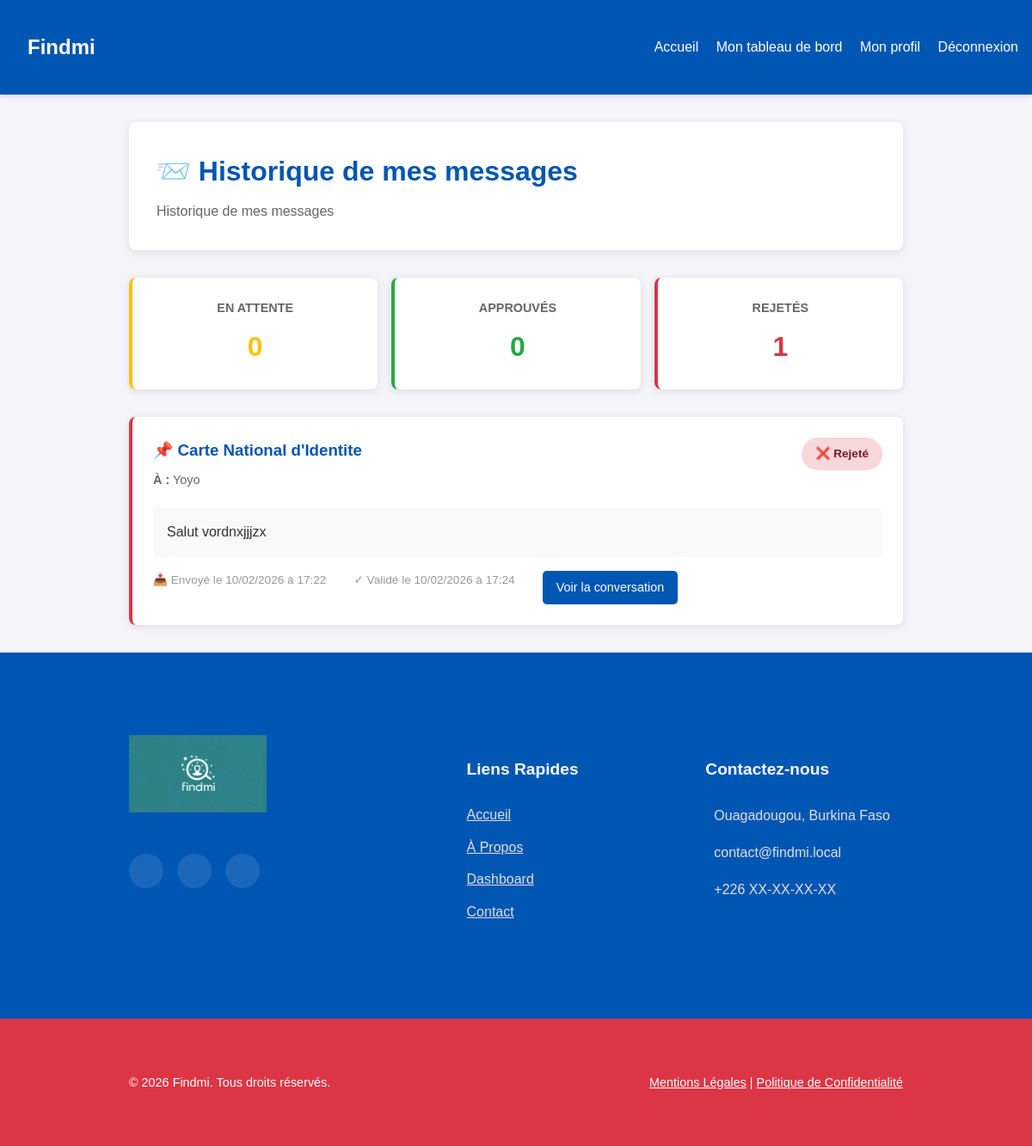
Page /historique_messages.php (signed in) on the committed database.
### tables this page shows
CREATE TABLE IF NOT EXISTS `messages` (
  `id_message` int NOT NULL AUTO_INCREMENT,
  `id_conversation` int NOT NULL,
  `id_utilisateur` int NOT NULL,
  `texte_message` text NOT NULL,
  `date_envoi` datetime NOT NULL DEFAULT CURRENT_TIMESTAMP,
  `valide_par_admin` tinyint(1) NOT NULL DEFAULT '0',
  `date_validation` datetime DEFAULT NULL,
  `id_validateur` int DEFAULT NULL,
  `est_rejete` tinyint(1) DEFAULT '0',
  PRIMARY KEY (`id_message`),
  KEY `id_conversation` (`id_conversation`),
  KEY `id_utilisateur` (`id_utilisateur`)
);

CREATE TABLE IF NOT EXISTS `annonces` (
  `id_annonce` int NOT NULL AUTO_INCREMENT,
  `titre` varchar(255) NOT NULL,
  `description` text,
  `type_annonce` enum('perdu','trouve') NOT NULL,
  `statut_annonce` enum('en_attente_validation','publiee','rejetee','retrouve','supprimee') NOT NULL DEFAULT 'en_attente_validation',
  `motif_rejet` text,
  `date_perte_trouve` date NOT NULL,
  `lieu_perte_trouve` varchar(255) NOT NULL,
  `nom_sur_document` varchar(150) DEFAULT NULL,
  `photo_url` varchar(255) DEFAULT NULL,
  `date_creation` datetime NOT NULL DEFAULT CURRENT_TIMESTAMP,
  `date_validation` datetime DEFAULT NULL,
  `id_utilisateur` int NOT NULL,
  `id_categorie` int NOT NULL,
  `id_validateur` int DEFAULT NULL,
  PRIMARY KEY (`id_annonce`),
  KEY `id_utilisateur` (`id_utilisateur`),
  KEY `id_categorie` (`id_categorie`)
);

CREATE TABLE IF NOT EXISTS `utilisateurs` (
  `id_utilisateur` int NOT NULL AUTO_INCREMENT,
  `nom` varchar(100) NOT NULL DEFAULT '',
  `email` varchar(155) NOT NULL,
  `mot_de_passe` varchar(200) NOT NULL,
  `telephone` varchar(20) NOT NULL,
  `role` enum('utilisateur','admin') NOT NULL DEFAULT 'utilisateur',
  `date_inscription` datetime NOT NULL DEFAULT CURRENT_TIMESTAMP,
  `est_actif` tinyint(1) NOT NULL DEFAULT '1',
  PRIMARY KEY (`id_utilisateur`),
  UNIQUE KEY `email` (`email`)
);

### core/i18n.php (called while the page is built, shortened)
<?php
$__i18n_lang = defined('DEFAULT_LANGUAGE') ? DEFAULT_LANGUAGE : ($_SESSION['lang'] ?? 'fr');
$__i18n_lang = in_array($__i18n_lang, ['fr','en']) ? $__i18n_lang : 'fr';
$__i18n_messages = [];
$langFile = __DIR__ . "/../lang/{$__i18n_lang}.php";
if (file_exists($langFile)) {
    $__i18n_messages = include $langFile;
}
if (!function_exists('t')) {
    function t(string $key, array $placeholders = []) {
        global $__i18n_messages;
        $msg = $__i18n_messages[$key] ?? $key;
        return $msg;
    }
}

### lang/fr.php (called while the page is built)
<?php
return [
    'home' => 'Accueil',
    'dashboard' => 'Mon tableau de bord',
    'profile' => 'Mon profil',
    'logout' => 'Déconnexion',
    'login' => 'Se connecter',
    'contact' => 'Contact',
    'save' => 'Enregistrer',
    'back' => 'Retour',
    'maintenance_message' => 'Le site est en maintenance, revenez plus tard.',
    'maintenance_title' => 'Nous serons bientôt de retour',
    'maintenance_contact_label' => 'Contact',
    'maintenance_button_home' => 'Retour à l\'accueil',
    'messages_history' => 'Historique de mes messages',
    'settings' => 'Paramètres',
    'admin' => 'Administration'
    , 'about' => 'À propos'
    , 'search' => 'Rechercher'
    , 'my_messages' => 'Mes messages'
    , 'hero_title' => 'Ne perdez plus espoir, retrouvez-les.'
    , 'hero_subtitle' => 'La plateforme citoyenne pour retrouver vos documents et proches.'
    , 'search_placeholder' => 'Rechercher une CNI, un passeport...'
    , 'login_prompt' => 'Connectez-vous maintenant !'
    , 'browse_listings' => 'Parcourir les annonces'
];

### historique_messages.php (the view, shortened to what this page needs)
<?php
require_once 'core/db_connect.php';
try {
    $pdo->exec("ALTER TABLE messages ADD COLUMN est_rejete TINYINT(1) DEFAULT 0");
} catch (Exception $e) {
}
$id_utilisateur = $_SESSION['id_utilisateur'];
$stmt = $pdo->prepare("
    SELECT m.id_message, m.texte_message, m.date_envoi, m.valide_par_admin, m.est_rejete,
           m.date_validation, a.titre as titre_annonce, a.id_annonce, conv.id_conversation,
           u.nom as nom_destinataire, u.email as email_destinataire
    FROM messages m
    JOIN conversations conv ON m.id_conversation = conv.id_conversation
    JOIN annonces a ON conv.id_annonce = a.id_annonce
    LEFT JOIN utilisateurs u ON (
        CASE
            WHEN m.id_utilisateur = conv.id_utilisateur_1 THEN u.id_utilisateur = conv.id_utilisateur_2
            ELSE u.id_utilisateur = conv.id_utilisateur_1
        END
    )
    WHERE m.id_utilisateur = ?
    ORDER BY m.date_envoi DESC
");
$stmt->execute([$id_utilisateur]);
$messages = $stmt->fetchAll(PDO::FETCH_ASSOC);
$messages_en_attente = 0;
$messages_approuves = 0;
$messages_rejetes = 0;
foreach ($messages as $msg) {
    if ($msg['est_rejete'] == 1) {
        $messages_rejetes++;
    } elseif ($msg['valide_par_admin'] == 1) {
        $messages_approuves++;
    } else {
        $messages_en_attente++;
    }
}
?>
<!DOCTYPE html>
<html lang="fr">
<head>
    <link rel="stylesheet" href="css/style.css">
</head>
<body>
    <nav class="navbar">
        <h1><a href="index.php"><?= htmlspecialchars(SITE_NAME ?? 'Findmi') ?></a></h1>
        <div>
            <a href="index.php"><?= htmlspecialchars(t('home')) ?></a>
            <a href="dashboard.php"><?= htmlspecialchars(t('dashboard')) ?></a>
            <?php if (isset($_SESSION['id_utilisateur'])): ?>
                <a href="profil.php"><?= htmlspecialchars(t('profile')) ?></a>
                <a href="logout.php"><?= htmlspecialchars(t('logout')) ?></a>
            <?php else: ?>
                <a href="connexion.php"><?= htmlspecialchars(t('login')) ?></a>
            <?php endif; ?>
        </div>
    </nav>
    <div class="container">
        <div class="page-header">
            <h1>📨 <?= htmlspecialchars(t('messages_history')) ?></h1>
            <p><?= htmlspecialchars(t('messages_history')) ?></p>
        </div>
        <div class="stats-grid">
            <div class="stat-card pending">
                <h3>En attente</h3>
                <div class="number"><?= $messages_en_attente ?></div>
            </div>
            <div class="stat-card approved">
                <h3>Approuvés</h3>
                <div class="number"><?= $messages_approuves ?></div>
            </div>
            <div class="stat-card rejected">
                <h3>Rejetés</h3>
                <div class="number"><?= $messages_rejetes ?></div>
            </div>
        </div>
        <?php if (count($messages) === 0): ?>
            <div class="empty-state">
                <p>📭 Vous n'avez pas encore envoyé de messages</p>
                <p>Recherchez un document ou une annonce et entrez en contact avec les utilisateurs.</p>
                <a href="recherche.php" class="view-conversation-btn"><?= htmlspecialchars(t('browse_listings')) ?></a>
            </div>
        <?php else: ?>
            <div class="messages-container">
                <?php foreach ($messages as $msg):
                    $classe_status = '';
                    $texte_status = '';
                    $badge_class = '';
                    if ($msg['est_rejete'] == 1) {
                        $classe_status = 'rejected';
                        $texte_status = '❌ Rejeté';
                        $badge_class = 'status-rejected';
                    } elseif ($msg['valide_par_admin'] == 1) {
                        $classe_status = 'approved';
                        $texte_status = '✅ Approuvé';
                        $badge_class = 'status-approved';
                    } else {
                        $classe_status = 'pending';
                        $texte_status = '⏳ En attente';
                        $badge_class = 'status-pending';
                    }
                ?>
                    <div class="message-item <?= $classe_status ?>">
                        <div class="message-header">
                            <div class="message-info">
                                <h3>📌 <?= htmlspecialchars($msg['titre_annonce']) ?></h3>
                                <p><strong>À :</strong> <?= htmlspecialchars($msg['nom_destinataire'] ?? 'Utilisateur') ?></p>
                            </div>
                            <span class="message-status <?= $badge_class ?>"><?= $texte_status ?></span>
                        </div>
                        <div class="message-text">
                            <?= nl2br(htmlspecialchars($msg['texte_message'])) ?>
                        </div>
                        <div class="message-meta">
                            <span>📤 Envoyé le <?= date('d/m/Y à H:i', strtotime($msg['date_envoi'])) ?></span>
                            <?php if ($msg['date_validation']): ?>
                                <span>✓ Validé le <?= date('d/m/Y à H:i', strtotime($msg['date_validation'])) ?></span>
                            <?php endif; ?>
                            <a href="messagerie.php?id_annonce=<?= htmlspecialchars($msg['id_annonce']) ?>" class="view-conversation-btn" style="margin-top: 0;">Voir la conversation</a>
                        </div>
                    </div>
                <?php endforeach; ?>
            </div>
        <?php endif; ?>
    </div>
    <?php include 'footer.php'; ?>
</body>
</html>

### css/style.css (style rules this page uses)
:root { --primary-color: #0056b3; --secondary-color: #007bff; --accent-color: #ffc107; --danger-color: #dc3545; --text-color: #333; --bg-color: #f8f9fa; --white-color: #fff; --shadow: 0 4px 15px rgba(0, 0, 0, 0.08); --shadow-hover: 0 10px 25px rgba(0, 0, 0, 0.12); }
body { font-family: 'Poppins', sans-serif; margin: 0; padding: 0; background-color: var(--bg-color); color: var(--text-color); line-height: 1.6; }
.navbar { background-color: var(--white-color); box-shadow: 0 2px 5px rgba(0, 0, 0, 0.1); padding: 1rem 0; position: sticky; top: 0; z-index: 1000; }
.stats-grid { display: grid; grid-template-columns: 1fr 1fr; gap: 1rem; text-align: center; }

### historique_messages.php (style rules this page uses)
body { background-color: #f4f4f9; }
.navbar { background-color: #0056b3; padding: 1rem; color: white; display: flex; justify-content: space-between; align-items: center; }
.navbar a { color: white; text-decoration: none; margin-left: 1rem; }
.container { max-width: 900px; margin: 2rem auto; padding: 0 1rem; }
.page-header { background: #fff; padding: 2rem; border-radius: 8px; margin-bottom: 2rem; box-shadow: 0 2px 10px rgba(0,0,0,0.1); }
.page-header h1 { margin: 0 0 0.5rem 0; color: #0056b3; }
.page-header p { margin: 0; color: #666; }
.stats-grid { display: grid; grid-template-columns: repeat(3, 1fr); gap: 1rem; margin-bottom: 2rem; }
.stat-card { background: #fff; padding: 1.5rem; border-radius: 8px; text-align: center; box-shadow: 0 2px 10px rgba(0,0,0,0.1); border-left: 4px solid #0056b3; }
.stat-card.pending { border-left-color: #ffc107; }
.stat-card.approved { border-left-color: #28a745; }
.stat-card.rejected { border-left-color: #dc3545; }
.stat-card h3 { margin: 0 0 0.5rem 0; font-size: 0.9rem; color: #666; text-transform: uppercase; }
.stat-card .number { font-size: 2rem; font-weight: bold; }
.stat-card.pending .number { color: #ffc107; }
.stat-card.approved .number { color: #28a745; }
.stat-card.rejected .number { color: #dc3545; }
.messages-container { display: grid; gap: 1.5rem; }
.message-item { background: #fff; border-radius: 8px; padding: 1.5rem; box-shadow: 0 2px 10px rgba(0,0,0,0.1); border-left: 4px solid #0056b3; }
.message-item.rejected { border-left-color: #dc3545; }
.message-header { display: flex; justify-content: space-between; align-items: start; margin-bottom: 1rem; flex-wrap: wrap; }
.message-info h3 { margin: 0 0 0.5rem 0; color: #0056b3; }
.message-info p { margin: 0.25rem 0; font-size: 0.9rem; color: #666; }
.message-status { display: inline-block; padding: 0.5rem 1rem; border-radius: 20px; font-size: 0.85rem; font-weight: bold; white-space: nowrap; }
.status-rejected { background-color: #f8d7da; color: #721c24; }
.message-text { background: #f9f9f9; padding: 1rem; border-radius: 5px; margin: 1rem 0; line-height: 1.6; color: #333; }
.message-meta { display: flex; gap: 2rem; font-size: 0.85rem; color: #999; flex-wrap: wrap; }
.view-conversation-btn { display: inline-block; margin-top: 1rem; padding: 0.5rem 1rem; background-color: #0056b3; color: white; text-decoration: none; border-radius: 5px; font-size: 0.9rem; }

### rows in the picture
messages: annonces.titre "Carte National d'Identite", utilisateurs.nom "Yoyo", est_rejete "❌ Rejeté", texte_message "Salut vordnxjjjzx", date_envoi "10/02/2026 à 17:22", date_validation "10/02/2026 à 17:24"

### other values in the picture
SITE_NAME "Findmi"
t('home') "Accueil"
t('dashboard') "Mon tableau de bord"
t('profile') "Mon profil"
t('logout') "Déconnexion"
t('messages_history') "Historique de mes messages"
$messages_en_attente "0"
$messages_approuves "0"
$messages_rejetes "1"
SITE_EMAIL "contact@findmi.local"
